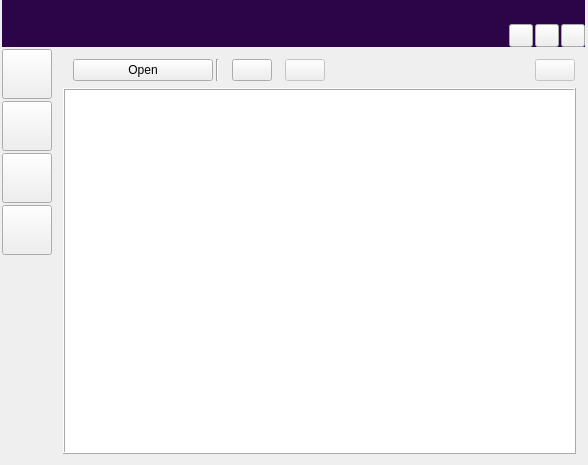
<?xml version="1.0" encoding="UTF-8"?>
<ui version="4.0">
 <class>HomeView</class>
 <widget class="QWidget" name="HomeView">
  <property name="geometry">
   <rect>
    <x>0</x>
    <y>0</y>
    <width>588</width>
    <height>465</height>
   </rect>
  </property>
  <property name="windowTitle">
   <string>Form</string>
  </property>
  <property name="styleSheet">
   <string notr="true">#wdgTop {
	background-color: #2B0548;
}</string>
  </property>
  <layout class="QVBoxLayout" name="verticalLayout">
   <property name="spacing">
    <number>2</number>
   </property>
   <property name="leftMargin">
    <number>2</number>
   </property>
   <property name="topMargin">
    <number>0</number>
   </property>
   <property name="rightMargin">
    <number>3</number>
   </property>
   <property name="bottomMargin">
    <number>2</number>
   </property>
   <item>
    <widget class="QWidget" name="wdgTop" native="true">
     <layout class="QVBoxLayout" name="verticalLayout_2">
      <property name="spacing">
       <number>0</number>
      </property>
      <property name="leftMargin">
       <number>0</number>
      </property>
      <property name="topMargin">
       <number>10</number>
      </property>
      <property name="rightMargin">
       <number>0</number>
      </property>
      <property name="bottomMargin">
       <number>0</number>
      </property>
      <item alignment="Qt::AlignHCenter">
       <widget class="QLabel" name="lblBanner">
        <property name="text">
         <string/>
        </property>
       </widget>
      </item>
      <item>
       <layout class="QHBoxLayout" name="horizontalLayout_5">
        <property name="spacing">
         <number>2</number>
        </property>
        <item>
         <spacer name="horizontalSpacer_2">
          <property name="orientation">
           <enum>Qt::Horizontal</enum>
          </property>
          <property name="sizeHint" stdset="0">
           <size>
            <width>40</width>
            <height>20</height>
           </size>
          </property>
         </spacer>
        </item>
        <item>
         <widget class="QToolButton" name="btnTwitter">
          <property name="toolTip">
           <string>Twitter</string>
          </property>
          <property name="text">
           <string/>
          </property>
         </widget>
        </item>
        <item>
         <widget class="QToolButton" name="btnInstagram">
          <property name="toolTip">
           <string>Instagram</string>
          </property>
          <property name="text">
           <string/>
          </property>
         </widget>
        </item>
        <item>
         <widget class="QToolButton" name="btnFacebook">
          <property name="toolTip">
           <string>Facebook</string>
          </property>
          <property name="text">
           <string/>
          </property>
         </widget>
        </item>
       </layout>
      </item>
     </layout>
    </widget>
   </item>
   <item>
    <layout class="QHBoxLayout" name="horizontalLayout_3">
     <item>
      <layout class="QVBoxLayout" name="verticalLayout_3">
       <item>
        <widget class="QToolButton" name="btnLibrary">
         <property name="minimumSize">
          <size>
           <width>50</width>
           <height>50</height>
          </size>
         </property>
         <property name="maximumSize">
          <size>
           <width>50</width>
           <height>50</height>
          </size>
         </property>
         <property name="cursor">
          <cursorShape>PointingHandCursor</cursorShape>
         </property>
         <property name="toolTip">
          <string>Library</string>
         </property>
         <property name="text">
          <string/>
         </property>
         <property name="iconSize">
          <size>
           <width>32</width>
           <height>32</height>
          </size>
         </property>
         <property name="checkable">
          <bool>true</bool>
         </property>
         <property name="base" stdset="0">
          <bool>true</bool>
         </property>
         <attribute name="buttonGroup">
          <string notr="true">buttonGroup</string>
         </attribute>
        </widget>
       </item>
       <item>
        <widget class="QToolButton" name="btnProgress">
         <property name="minimumSize">
          <size>
           <width>50</width>
           <height>50</height>
          </size>
         </property>
         <property name="maximumSize">
          <size>
           <width>50</width>
           <height>50</height>
          </size>
         </property>
         <property name="cursor">
          <cursorShape>PointingHandCursor</cursorShape>
         </property>
         <property name="toolTip">
          <string>Progress tracking</string>
         </property>
         <property name="text">
          <string/>
         </property>
         <property name="iconSize">
          <size>
           <width>32</width>
           <height>32</height>
          </size>
         </property>
         <property name="checkable">
          <bool>true</bool>
         </property>
         <property name="base" stdset="0">
          <bool>true</bool>
         </property>
         <attribute name="buttonGroup">
          <string notr="true">buttonGroup</string>
         </attribute>
        </widget>
       </item>
       <item>
        <widget class="QToolButton" name="btnNotes">
         <property name="minimumSize">
          <size>
           <width>50</width>
           <height>50</height>
          </size>
         </property>
         <property name="maximumSize">
          <size>
           <width>50</width>
           <height>50</height>
          </size>
         </property>
         <property name="cursor">
          <cursorShape>PointingHandCursor</cursorShape>
         </property>
         <property name="toolTip">
          <string>Notes</string>
         </property>
         <property name="text">
          <string/>
         </property>
         <property name="iconSize">
          <size>
           <width>32</width>
           <height>32</height>
          </size>
         </property>
         <property name="checkable">
          <bool>true</bool>
         </property>
         <property name="base" stdset="0">
          <bool>true</bool>
         </property>
         <attribute name="buttonGroup">
          <string notr="true">buttonGroup</string>
         </attribute>
        </widget>
       </item>
       <item>
        <widget class="QToolButton" name="btnRoadmap">
         <property name="minimumSize">
          <size>
           <width>50</width>
           <height>50</height>
          </size>
         </property>
         <property name="maximumSize">
          <size>
           <width>50</width>
           <height>50</height>
          </size>
         </property>
         <property name="cursor">
          <cursorShape>PointingHandCursor</cursorShape>
         </property>
         <property name="toolTip">
          <string>Roadmap</string>
         </property>
         <property name="text">
          <string/>
         </property>
         <property name="iconSize">
          <size>
           <width>32</width>
           <height>32</height>
          </size>
         </property>
         <property name="checkable">
          <bool>true</bool>
         </property>
         <property name="base" stdset="0">
          <bool>true</bool>
         </property>
         <attribute name="buttonGroup">
          <string notr="true">buttonGroup</string>
         </attribute>
        </widget>
       </item>
       <item>
        <spacer name="verticalSpacer">
         <property name="orientation">
          <enum>Qt::Vertical</enum>
         </property>
         <property name="sizeHint" stdset="0">
          <size>
           <width>20</width>
           <height>40</height>
          </size>
         </property>
        </spacer>
       </item>
      </layout>
     </item>
     <item>
      <widget class="QStackedWidget" name="stackedWidget">
       <widget class="QWidget" name="pageLibrary">
        <layout class="QVBoxLayout" name="verticalLayout_4">
         <item>
          <widget class="QWidget" name="widget" native="true">
           <layout class="QHBoxLayout" name="horizontalLayout">
            <property name="spacing">
             <number>3</number>
            </property>
            <property name="leftMargin">
             <number>10</number>
            </property>
            <property name="topMargin">
             <number>1</number>
            </property>
            <property name="rightMargin">
             <number>1</number>
            </property>
            <property name="bottomMargin">
             <number>1</number>
            </property>
            <item>
             <widget class="QPushButton" name="btnActivate">
              <property name="minimumSize">
               <size>
                <width>140</width>
                <height>0</height>
               </size>
              </property>
              <property name="cursor">
               <cursorShape>PointingHandCursor</cursorShape>
              </property>
              <property name="toolTip">
               <string>Open story</string>
              </property>
              <property name="text">
               <string>Open</string>
              </property>
              <property name="highlighted" stdset="0">
               <bool>true</bool>
              </property>
              <property name="base" stdset="0">
               <bool>true</bool>
              </property>
             </widget>
            </item>
            <item>
             <widget class="Line" name="line">
              <property name="orientation">
               <enum>Qt::Vertical</enum>
              </property>
             </widget>
            </item>
            <item>
             <spacer name="horizontalSpacer_6">
              <property name="orientation">
               <enum>Qt::Horizontal</enum>
              </property>
              <property name="sizeType">
               <enum>QSizePolicy::Preferred</enum>
              </property>
              <property name="sizeHint" stdset="0">
               <size>
                <width>10</width>
                <height>10</height>
               </size>
              </property>
             </spacer>
            </item>
            <item>
             <widget class="QPushButton" name="btnAdd">
              <property name="cursor">
               <cursorShape>PointingHandCursor</cursorShape>
              </property>
              <property name="toolTip">
               <string>Add new story</string>
              </property>
              <property name="text">
               <string/>
              </property>
              <property name="positive" stdset="0">
               <bool>true</bool>
              </property>
              <property name="base" stdset="0">
               <bool>true</bool>
              </property>
             </widget>
            </item>
            <item>
             <spacer name="horizontalSpacer_5">
              <property name="orientation">
               <enum>Qt::Horizontal</enum>
              </property>
              <property name="sizeType">
               <enum>QSizePolicy::Preferred</enum>
              </property>
              <property name="sizeHint" stdset="0">
               <size>
                <width>10</width>
                <height>10</height>
               </size>
              </property>
             </spacer>
            </item>
            <item>
             <widget class="QPushButton" name="btnEdit">
              <property name="enabled">
               <bool>false</bool>
              </property>
              <property name="maximumSize">
               <size>
                <width>130</width>
                <height>16777215</height>
               </size>
              </property>
              <property name="cursor">
               <cursorShape>PointingHandCursor</cursorShape>
              </property>
              <property name="toolTip">
               <string>Edit story title</string>
              </property>
              <property name="text">
               <string/>
              </property>
              <property name="shortcut">
               <string>E</string>
              </property>
              <property name="base" stdset="0">
               <bool>true</bool>
              </property>
             </widget>
            </item>
            <item>
             <spacer name="horizontalSpacer">
              <property name="orientation">
               <enum>Qt::Horizontal</enum>
              </property>
              <property name="sizeHint" stdset="0">
               <size>
                <width>40</width>
                <height>20</height>
               </size>
              </property>
             </spacer>
            </item>
            <item>
             <widget class="QPushButton" name="btnDelete">
              <property name="enabled">
               <bool>false</bool>
              </property>
              <property name="maximumSize">
               <size>
                <width>130</width>
                <height>16777215</height>
               </size>
              </property>
              <property name="cursor">
               <cursorShape>PointingHandCursor</cursorShape>
              </property>
              <property name="toolTip">
               <string>Delete story</string>
              </property>
              <property name="text">
               <string/>
              </property>
              <property name="shortcut">
               <string>Del</string>
              </property>
              <property name="deconstructive" stdset="0">
               <bool>true</bool>
              </property>
              <property name="base" stdset="0">
               <bool>true</bool>
              </property>
             </widget>
            </item>
           </layout>
          </widget>
         </item>
         <item>
          <widget class="QFrame" name="novels">
           <property name="sizePolicy">
            <sizepolicy hsizetype="Preferred" vsizetype="Expanding">
             <horstretch>0</horstretch>
             <verstretch>0</verstretch>
            </sizepolicy>
           </property>
           <property name="styleSheet">
            <string notr="true">.QFrame {
	background-color: rgb(255, 255, 255);
}</string>
           </property>
           <property name="frameShape">
            <enum>QFrame::Box</enum>
           </property>
           <property name="frameShadow">
            <enum>QFrame::Raised</enum>
           </property>
          </widget>
         </item>
        </layout>
       </widget>
       <widget class="QWidget" name="pageProgress">
        <layout class="QVBoxLayout" name="verticalLayout_5">
         <item alignment="Qt::AlignHCenter">
          <widget class="QLabel" name="label">
           <property name="text">
            <string>Coming soon</string>
           </property>
          </widget>
         </item>
        </layout>
       </widget>
       <widget class="QWidget" name="pageNotes">
        <layout class="QVBoxLayout" name="verticalLayout_6">
         <item alignment="Qt::AlignHCenter">
          <widget class="QLabel" name="label_2">
           <property name="text">
            <string>Coming soon</string>
           </property>
          </widget>
         </item>
        </layout>
       </widget>
       <widget class="QWidget" name="pageRoadmap">
        <layout class="QVBoxLayout" name="verticalLayout_7">
         <item alignment="Qt::AlignHCenter">
          <widget class="QLabel" name="label_3">
           <property name="text">
            <string>Coming soon</string>
           </property>
          </widget>
         </item>
        </layout>
       </widget>
      </widget>
     </item>
    </layout>
   </item>
  </layout>
 </widget>
 <resources/>
 <connections/>
 <buttongroups>
  <buttongroup name="buttonGroup"/>
 </buttongroups>
</ui>
